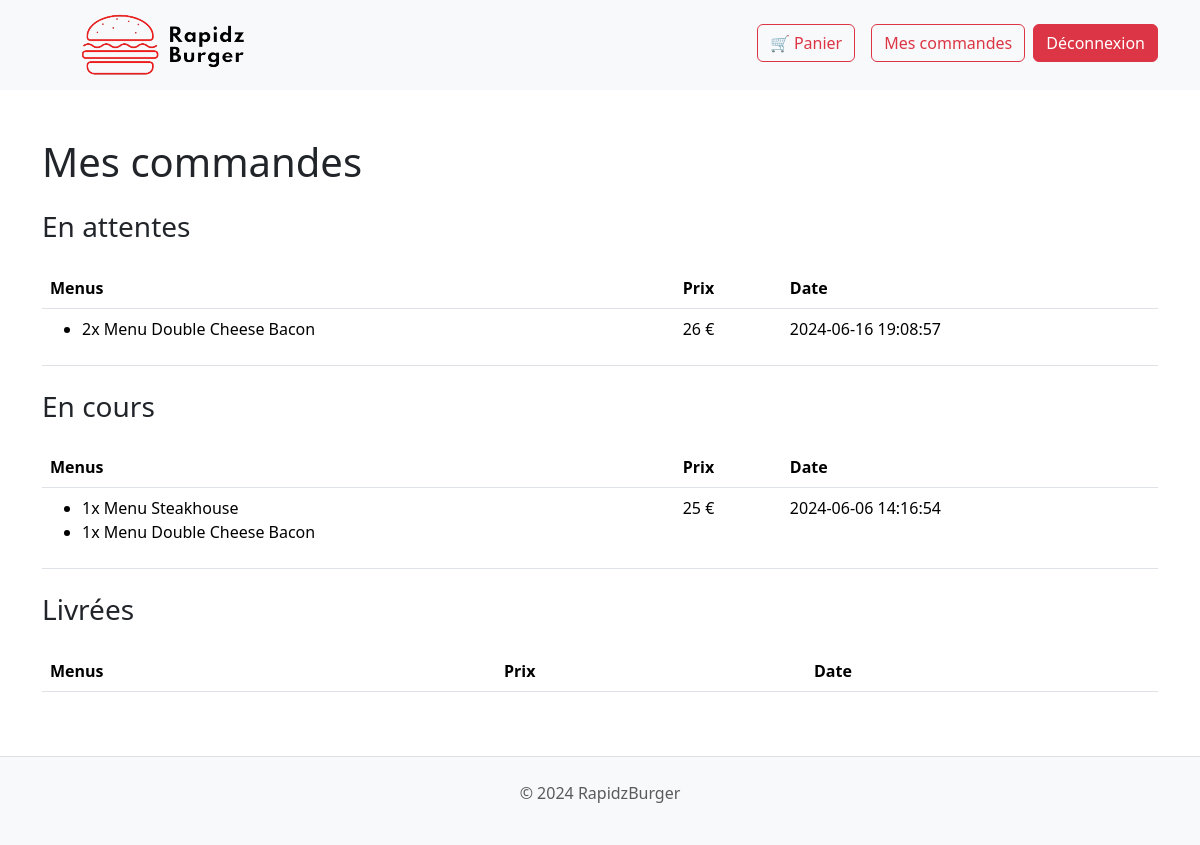
/client (signed in), run on the app's committed database.
### tables this page shows
CREATE TABLE `commande_menu` (
  `id_commande` int NOT NULL,
  `id_menu` tinyint NOT NULL,
  `quantite` tinyint NOT NULL DEFAULT '1'
);

CREATE TABLE `menu` (
  `id` tinyint NOT NULL,
  `nom` varchar(255) NOT NULL,
  `prix` decimal(4,2) NOT NULL,
  `description` text NOT NULL,
  `image` varchar(255) NOT NULL
);

CREATE TABLE `commande` (
  `id` int NOT NULL,
  `id_utilisateur` int NOT NULL,
  `prix` int NOT NULL,
  `adresse` varchar(255) NOT NULL,
  `telephone` varchar(10) NOT NULL,
  `date_commande` datetime NOT NULL DEFAULT CURRENT_TIMESTAMP
);

### src/controllers/Controller.php (called while the page is built, shortened)
<?php
class Controller
{
    public function render($view, $data = [])
    {
        extract($data);
        include '../src/views/' . $view . '.php';
        include '../src/views/layouts/default.php';
    }
}

### src/models/Model.php (called while the page is built, shortened)
<?php
abstract class Model {
    private $dsn="mysql:dbname=rapidzburger;host=localhost;charset=utf8";
	private $login="root";
	private $password="";
	protected $pdo;
    public function __construct(){
		if($this->pdo == null){
			$this->pdo = new PDO($this->dsn, $this->login, $this->password);
			$this->pdo->setAttribute(PDO::ATTR_ERRMODE,PDO::ERRMODE_EXCEPTION);
			$this->pdo->setAttribute(PDO::ATTR_DEFAULT_FETCH_MODE,PDO::FETCH_OBJ);
		}
	}
}

### src/models/CommandeModel.php (called while the page is built, shortened)
<?php
class CommandeModel extends Model {
    protected $table = "commande";
    public function findAllByUser(int $id_user) {
        $query = $this->pdo->prepare("SELECT *, commande.id FROM $this->table JOIN utilisateur ON $this->table.id_utilisateur = utilisateur.id WHERE id_utilisateur = :id");
        $query->execute(['id' => $id_user]);
        $res = $query->fetchAll();
        $orders = [];
        $orders['livree'] = [];
        $orders['en_cours'] = [];
        $orders['en_attente'] = [];
        foreach ($res as $order) {
            $query = $this->pdo->prepare("SELECT nom, quantite FROM commande_menu
            JOIN menu
            ON commande_menu.id_menu = menu.id
            WHERE id_commande = :id");
            $query->execute(['id' => $order->id]);
            $orderMenus = $query->fetchAll();
            $order->menus = $orderMenus;
            $query = $this->pdo->query("SELECT * FROM $this->table JOIN livraison ON commande.id = id_commande WHERE id_commande = $order->id");
            $livraison = $query->fetch();
            if ($livraison != null) {
                $query = $this->pdo->query("SELECT prenom, nom, date_fin FROM livraison JOIN utilisateur ON utilisateur.id = livraison.id_livreur WHERE livraison.id = $livraison->id");
                $livreur = $query->fetch();
                $order->livreur = $livreur;
                if ($livraison->date_fin != null) {
                    $orders['livree'][] = $order;
                } else {
                    $orders['en_cours'][]= $order;
                }
            } else {
                $orders['en_attente'][] = $order;
            }
        }
        return $orders;
    }
}

### src/views/client/commandes.php (the view, shortened to what this page needs)
<section>
    <h1>Mes commandes</h1>
    <h3 class="mt-4">En attentes</h3>
    <table class="table mt-4">
        <thead>
            <tr>
                <th>Menus</th>
                <th>Prix</th>
                <th>Date</th>
            </tr>
        </thead>
        <tbody>
            <?php foreach ($commandes['en_attente'] as $commande): ?>
                <tr>
                    <td>
                        <ul>
                            <?php foreach ($commande->menus as $menu): ?>
                                <li><?= $menu->quantite ?>x Menu <?= $menu->nom ?></li>
                            <?php endforeach; ?>
                        </ul>
                    </td>
                    <td><?= $commande->prix ?> €</td>
                    <td><?= $commande->date_commande ?></td>
                </tr>
            <?php endforeach; ?>
        </tbody>
    </table>
    <h3 class="mt-4">En cours</h3>
    <table class="table mt-4">
        <thead>
            <tr>
                <th>Menus</th>
                <th>Prix</th>
                <th>Date</th>
            </tr>
        </thead>
        <tbody>
            <?php foreach ($commandes['en_cours'] as $commande): ?>
                <tr>
                    <td>
                        <ul>
                            <?php foreach ($commande->menus as $menu): ?>
                                <li><?= $menu->quantite ?>x Menu <?= $menu->nom ?></li>
                            <?php endforeach; ?>
                        </ul>
                    </td>
                    <td><?= $commande->prix ?> €</td>
                    <td><?= $commande->date_commande ?></td>
                </tr>
            <?php endforeach; ?>
        </tbody>
    </table>
    <h3 class="mt-4">Livrées</h3>
    <table class="table mt-4">
        <thead>
            <tr>
                <th>Menus</th>
                <th>Prix</th>
                <th>Date</th>
            </tr>
        </thead>
    </table>
</section>

### data on the page
commande: prix "26", date_commande "2024-06-16 19:08:57"
commande_menu: quantite "2", id_menu.nom "Double Cheese Bacon"
commande: prix "25", date_commande "2024-06-06 14:16:54"
commande_menu: quantite "1", id_menu.nom "Steakhouse"
commande_menu: quantite "1", id_menu.nom "Double Cheese Bacon"
